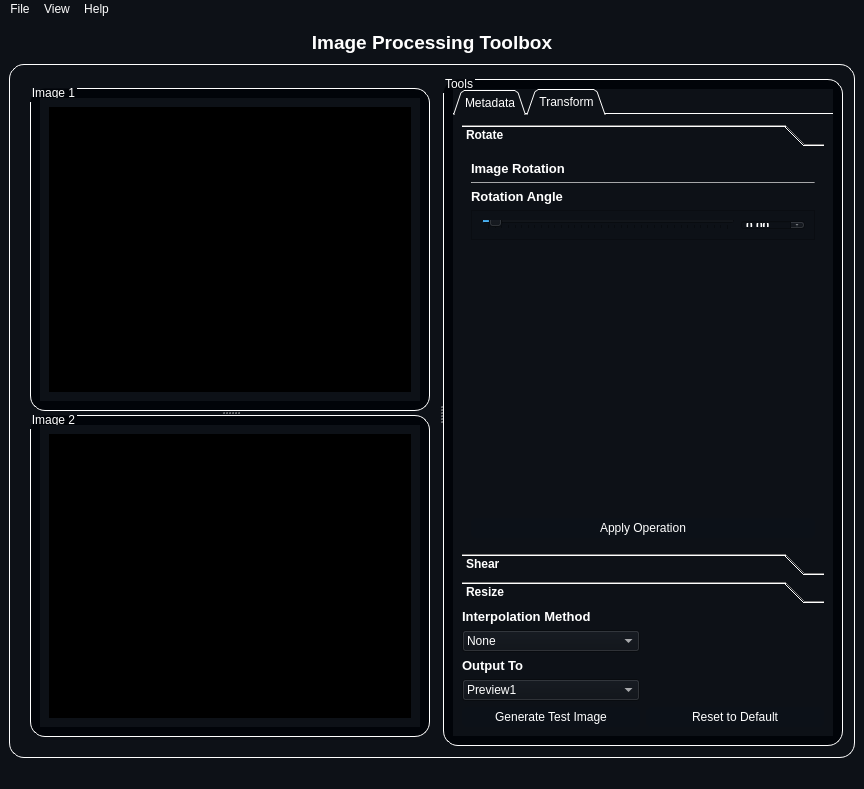
<?xml version="1.0" encoding="UTF-8"?>
<ui version="4.0">
 <class>MainWindow</class>
 <widget class="QMainWindow" name="MainWindow">
  <property name="geometry">
   <rect>
    <x>0</x>
    <y>0</y>
    <width>863</width>
    <height>789</height>
   </rect>
  </property>
  <property name="windowTitle">
   <string>MainWindow</string>
  </property>
  <property name="styleSheet">
   <string notr="true">color: rgb(255, 255, 255);
background-color: rgb(13, 17, 23);</string>
  </property>
  <widget class="QWidget" name="centralwidget">
   <layout class="QGridLayout" name="gridLayout">
    <item row="0" column="0">
     <widget class="QLabel" name="label">
      <property name="maximumSize">
       <size>
        <width>16777215</width>
        <height>30</height>
       </size>
      </property>
      <property name="text">
       <string>&lt;html&gt;&lt;head/&gt;&lt;body&gt;&lt;p align=&quot;center&quot;&gt;&lt;span style=&quot; font-size:14pt; font-weight:600;&quot;&gt;Image Processing Toolbox&lt;/span&gt;&lt;/p&gt;&lt;/body&gt;&lt;/html&gt;</string>
      </property>
     </widget>
    </item>
    <item row="1" column="0">
     <widget class="QGroupBox" name="groupBox">
      <property name="styleSheet">
       <string notr="true">QGroupBox {
background-color: rgb(13, 17, 23);
border: 1.2px solid #ffffff;
border-style: outset;
border-radius: 15px;
}
QGroupBox::title  {
    subcontrol-origin: margin;
    subcontrol-position: top left;
    padding: -5px 0px 0px 0px;
    color: rgb(255, 255, 255);
}</string>
      </property>
      <property name="title">
       <string/>
      </property>
      <layout class="QGridLayout" name="gridLayout_8">
       <item row="0" column="0">
        <widget class="QSplitter" name="splitter">
         <property name="orientation">
          <enum>Qt::Horizontal</enum>
         </property>
         <widget class="QFrame" name="frame_4">
          <property name="styleSheet">
           <string notr="true">QGroupBox {
background-color: rgb(13, 17, 23);
border: 1.2px solid #ffffff;
border-style: outset;
border-radius: 15px;
}
QGroupBox::title  {
    subcontrol-origin: margin;
    subcontrol-position: top left;
    padding: -5px 0px 0px 0px;
    color: rgb(255, 255, 255);
}</string>
          </property>
          <layout class="QGridLayout" name="gridLayout_9">
           <item row="0" column="0">
            <widget class="QSplitter" name="splitter_2">
             <property name="orientation">
              <enum>Qt::Vertical</enum>
             </property>
             <widget class="QGroupBox" name="image1_groupbox">
              <property name="minimumSize">
               <size>
                <width>400</width>
                <height>0</height>
               </size>
              </property>
              <property name="styleSheet">
               <string notr="true">QGroupBox {
background-color: rgb(1, 4, 9);
border: 1.2px solid #ffffff;
border-style: outset;
border-radius: 15px;
}
QGroupBox::title  {
    subcontrol-origin: margin;
    subcontrol-position: top left;
    padding: -5px 0px 0px 0px;
    color: rgb(255, 255, 255);
}</string>
              </property>
              <property name="title">
               <string>Image 1</string>
              </property>
              <property name="flat">
               <bool>false</bool>
              </property>
              <layout class="QGridLayout" name="gridLayout_4">
               <item row="0" column="0">
                <widget class="QScrollArea" name="scrollArea">
                 <property name="frameShape">
                  <enum>QFrame::NoFrame</enum>
                 </property>
                 <property name="sizeAdjustPolicy">
                  <enum>QAbstractScrollArea::AdjustToContents</enum>
                 </property>
                 <property name="widgetResizable">
                  <bool>true</bool>
                 </property>
                 <widget class="QWidget" name="scrollAreaWidgetContents_3">
                  <property name="geometry">
                   <rect>
                    <x>0</x>
                    <y>0</y>
                    <width>382</width>
                    <height>306</height>
                   </rect>
                  </property>
                  <layout class="QVBoxLayout" name="verticalLayout_2">
                   <item>
                    <widget class="QLabel" name="image1_widget">
                     <property name="sizePolicy">
                      <sizepolicy hsizetype="Expanding" vsizetype="Expanding">
                       <horstretch>0</horstretch>
                       <verstretch>0</verstretch>
                      </sizepolicy>
                     </property>
                     <property name="minimumSize">
                      <size>
                       <width>100</width>
                       <height>100</height>
                      </size>
                     </property>
                     <property name="layoutDirection">
                      <enum>Qt::LeftToRight</enum>
                     </property>
                     <property name="autoFillBackground">
                      <bool>false</bool>
                     </property>
                     <property name="styleSheet">
                      <string notr="true">background-color: rgb(0, 0, 0);</string>
                     </property>
                     <property name="frameShadow">
                      <enum>QFrame::Sunken</enum>
                     </property>
                     <property name="pixmap">
                      <pixmap>../../../../../moham/.designer/backup/placeholder.png</pixmap>
                     </property>
                     <property name="scaledContents">
                      <bool>false</bool>
                     </property>
                     <property name="alignment">
                      <set>Qt::AlignCenter</set>
                     </property>
                    </widget>
                   </item>
                  </layout>
                 </widget>
                </widget>
               </item>
              </layout>
             </widget>
             <widget class="QGroupBox" name="image2_groupbox">
              <property name="enabled">
               <bool>true</bool>
              </property>
              <property name="minimumSize">
               <size>
                <width>400</width>
                <height>0</height>
               </size>
              </property>
              <property name="styleSheet">
               <string notr="true">QGroupBox {
background-color: rgb(1, 4, 9);
border: 1.2px solid #ffffff;
border-style: outset;
border-radius: 15px;
}
QGroupBox::title  {
    subcontrol-origin: margin;
    subcontrol-position: top left;
    padding: -5px 0px 0px 0px;
    color: rgb(255, 255, 255);
}</string>
              </property>
              <property name="title">
               <string>Image 2</string>
              </property>
              <layout class="QGridLayout" name="gridLayout_2">
               <item row="0" column="0">
                <widget class="QScrollArea" name="scrollArea_2">
                 <property name="frameShape">
                  <enum>QFrame::NoFrame</enum>
                 </property>
                 <property name="sizeAdjustPolicy">
                  <enum>QAbstractScrollArea::AdjustToContents</enum>
                 </property>
                 <property name="widgetResizable">
                  <bool>true</bool>
                 </property>
                 <widget class="QWidget" name="scrollAreaWidgetContents_4">
                  <property name="geometry">
                   <rect>
                    <x>0</x>
                    <y>0</y>
                    <width>382</width>
                    <height>305</height>
                   </rect>
                  </property>
                  <layout class="QVBoxLayout" name="verticalLayout_5">
                   <item>
                    <widget class="QLabel" name="image2_widget">
                     <property name="sizePolicy">
                      <sizepolicy hsizetype="Expanding" vsizetype="Expanding">
                       <horstretch>0</horstretch>
                       <verstretch>0</verstretch>
                      </sizepolicy>
                     </property>
                     <property name="minimumSize">
                      <size>
                       <width>100</width>
                       <height>100</height>
                      </size>
                     </property>
                     <property name="styleSheet">
                      <string notr="true">background-color: rgb(0, 0, 0);</string>
                     </property>
                     <property name="pixmap">
                      <pixmap>../../../../../moham/.designer/backup/placeholder.png</pixmap>
                     </property>
                     <property name="scaledContents">
                      <bool>false</bool>
                     </property>
                     <property name="alignment">
                      <set>Qt::AlignCenter</set>
                     </property>
                    </widget>
                   </item>
                  </layout>
                 </widget>
                </widget>
               </item>
              </layout>
             </widget>
            </widget>
           </item>
          </layout>
         </widget>
         <widget class="QGroupBox" name="groupBox_5">
          <property name="minimumSize">
           <size>
            <width>400</width>
            <height>0</height>
           </size>
          </property>
          <property name="styleSheet">
           <string notr="true">QGroupBox {
background-color: rgb(1, 4, 9);
border: 1.2px solid #ffffff;
border-style: outset;
border-radius: 15px;
}
QGroupBox::title  {
    subcontrol-origin: margin;
    subcontrol-position: top left;
    padding: -5px 0px 0px 0px;
    color: rgb(255, 255, 255);
}</string>
          </property>
          <property name="title">
           <string>Tools</string>
          </property>
          <layout class="QGridLayout" name="gridLayout_3">
           <item row="0" column="1">
            <widget class="QTabWidget" name="tabWidget">
             <property name="enabled">
              <bool>true</bool>
             </property>
             <property name="autoFillBackground">
              <bool>false</bool>
             </property>
             <property name="styleSheet">
              <string notr="true"/>
             </property>
             <property name="tabShape">
              <enum>QTabWidget::Triangular</enum>
             </property>
             <property name="currentIndex">
              <number>1</number>
             </property>
             <property name="elideMode">
              <enum>Qt::ElideNone</enum>
             </property>
             <property name="usesScrollButtons">
              <bool>true</bool>
             </property>
             <property name="documentMode">
              <bool>true</bool>
             </property>
             <property name="tabsClosable">
              <bool>false</bool>
             </property>
             <property name="movable">
              <bool>true</bool>
             </property>
             <property name="tabBarAutoHide">
              <bool>false</bool>
             </property>
             <widget class="QWidget" name="tab_meta">
              <attribute name="title">
               <string>Metadata</string>
              </attribute>
              <layout class="QVBoxLayout" name="verticalLayout">
               <item>
                <widget class="Line" name="line_4">
                 <property name="maximumSize">
                  <size>
                   <width>16777215</width>
                   <height>1</height>
                  </size>
                 </property>
                 <property name="styleSheet">
                  <string notr="true">background-color: rgba(255, 255, 255,100);</string>
                 </property>
                 <property name="orientation">
                  <enum>Qt::Horizontal</enum>
                 </property>
                </widget>
               </item>
               <item>
                <widget class="QLabel" name="label_2">
                 <property name="text">
                  <string>&lt;html&gt;&lt;head/&gt;&lt;body&gt;&lt;p&gt;&lt;span style=&quot; font-size:10pt; font-weight:600;&quot;&gt;Image Information&lt;/span&gt;&lt;/p&gt;&lt;/body&gt;&lt;/html&gt;</string>
                 </property>
                </widget>
               </item>
               <item>
                <widget class="Line" name="line_3">
                 <property name="maximumSize">
                  <size>
                   <width>16777215</width>
                   <height>1</height>
                  </size>
                 </property>
                 <property name="styleSheet">
                  <string notr="true">background-color: rgba(255, 255, 255,100);</string>
                 </property>
                 <property name="orientation">
                  <enum>Qt::Horizontal</enum>
                 </property>
                </widget>
               </item>
               <item>
                <widget class="QTableWidget" name="metadata_tablewidget">
                 <property name="sizePolicy">
                  <sizepolicy hsizetype="Expanding" vsizetype="Expanding">
                   <horstretch>0</horstretch>
                   <verstretch>0</verstretch>
                  </sizepolicy>
                 </property>
                 <property name="autoFillBackground">
                  <bool>true</bool>
                 </property>
                 <property name="styleSheet">
                  <string notr="true">QTableView {
	color: rgb(163, 162, 165);
	background-color: rgb(34, 34, 34);
	alternate-background-color: rgb(56, 56, 56);
}
QHeaderView{
	color: rgb(57, 57, 57);
	font: 87 8pt &quot;Arial Black&quot;;
	background-color: rgb(194, 194, 194);

}
QHeaderView::horizontalHeader{
rgb(163, 162, 165);
}
</string>
                 </property>
                 <property name="frameShadow">
                  <enum>QFrame::Sunken</enum>
                 </property>
                 <property name="sizeAdjustPolicy">
                  <enum>QAbstractScrollArea::AdjustToContents</enum>
                 </property>
                 <property name="alternatingRowColors">
                  <bool>true</bool>
                 </property>
                 <property name="gridStyle">
                  <enum>Qt::SolidLine</enum>
                 </property>
                 <property name="sortingEnabled">
                  <bool>true</bool>
                 </property>
                 <attribute name="horizontalHeaderVisible">
                  <bool>false</bool>
                 </attribute>
                 <attribute name="horizontalHeaderCascadingSectionResizes">
                  <bool>true</bool>
                 </attribute>
                 <attribute name="horizontalHeaderDefaultSectionSize">
                  <number>100</number>
                 </attribute>
                 <attribute name="horizontalHeaderHighlightSections">
                  <bool>true</bool>
                 </attribute>
                 <attribute name="horizontalHeaderMinimumSectionSize">
                  <number>39</number>
                 </attribute>
                 <attribute name="horizontalHeaderShowSortIndicator" stdset="0">
                  <bool>true</bool>
                 </attribute>
                 <attribute name="horizontalHeaderStretchLastSection">
                  <bool>true</bool>
                 </attribute>
                 <attribute name="verticalHeaderVisible">
                  <bool>false</bool>
                 </attribute>
                 <attribute name="verticalHeaderCascadingSectionResizes">
                  <bool>false</bool>
                 </attribute>
                 <attribute name="verticalHeaderShowSortIndicator" stdset="0">
                  <bool>false</bool>
                 </attribute>
                 <attribute name="verticalHeaderStretchLastSection">
                  <bool>false</bool>
                 </attribute>
                 <column>
                  <property name="text">
                   <string>Name</string>
                  </property>
                 </column>
                 <column>
                  <property name="text">
                   <string>Value</string>
                  </property>
                 </column>
                </widget>
               </item>
              </layout>
             </widget>
             <widget class="QWidget" name="tab_transform">
              <attribute name="title">
               <string>Transform</string>
              </attribute>
              <layout class="QGridLayout" name="gridLayout_5">
               <item row="4" column="0">
                <widget class="QComboBox" name="output_window_combobox">
                 <item>
                  <property name="text">
                   <string>Preview1</string>
                  </property>
                 </item>
                 <item>
                  <property name="text">
                   <string>Preview2</string>
                  </property>
                 </item>
                </widget>
               </item>
               <item row="6" column="1">
                <widget class="QPushButton" name="reset_operations">
                 <property name="minimumSize">
                  <size>
                   <width>0</width>
                   <height>20</height>
                  </size>
                 </property>
                 <property name="styleSheet">
                  <string notr="true">QPushButton {
    border-radius: 5px;
    border-style: outset;
    background: rgb(12, 17, 24);
	padding: 3;
    }

QPushButton:hover {
    background: rgb(63, 95, 127)
    }

QPushButton:pressed {
    border-style: inset;
    background:rgb(20, 20, 20)
    }</string>
                 </property>
                 <property name="text">
                  <string>Reset to Default</string>
                 </property>
                </widget>
               </item>
               <item row="6" column="0">
                <widget class="QPushButton" name="gen_test_image">
                 <property name="minimumSize">
                  <size>
                   <width>100</width>
                   <height>20</height>
                  </size>
                 </property>
                 <property name="styleSheet">
                  <string notr="true">QPushButton {
    border-radius: 5px;
    border-style: outset;
    background: rgb(12, 17, 24);
	padding: 3;
    }

QPushButton:hover {
    background: rgb(63, 95, 127)
    }

QPushButton:pressed {
    border-style: inset;
    background:rgb(20, 20, 20)
    }</string>
                 </property>
                 <property name="text">
                  <string>Generate Test Image</string>
                 </property>
                </widget>
               </item>
               <item row="3" column="0">
                <widget class="QLabel" name="label_11">
                 <property name="text">
                  <string>&lt;html&gt;&lt;head/&gt;&lt;body&gt;&lt;p&gt;&lt;span style=&quot; font-size:10pt; font-weight:600;&quot;&gt;Output To&lt;/span&gt;&lt;/p&gt;&lt;/body&gt;&lt;/html&gt;</string>
                 </property>
                </widget>
               </item>
               <item row="2" column="0">
                <widget class="QComboBox" name="interpolate_combobox">
                 <item>
                  <property name="text">
                   <string>None</string>
                  </property>
                 </item>
                 <item>
                  <property name="text">
                   <string>Nearest-Neighbor</string>
                  </property>
                 </item>
                 <item>
                  <property name="text">
                   <string>Bilinear</string>
                  </property>
                 </item>
                </widget>
               </item>
               <item row="1" column="0">
                <widget class="QLabel" name="label_13">
                 <property name="text">
                  <string>&lt;html&gt;&lt;head/&gt;&lt;body&gt;&lt;p&gt;&lt;span style=&quot; font-size:10pt; font-weight:600;&quot;&gt;Interpolation Method&lt;/span&gt;&lt;/p&gt;&lt;/body&gt;&lt;/html&gt;</string>
                 </property>
                </widget>
               </item>
               <item row="0" column="0" colspan="2">
                <widget class="QToolBox" name="toolbox_transform">
                 <property name="font">
                  <font>
                   <weight>75</weight>
                   <italic>false</italic>
                   <bold>true</bold>
                  </font>
                 </property>
                 <property name="currentIndex">
                  <number>0</number>
                 </property>
                 <widget class="QWidget" name="page">
                  <property name="geometry">
                   <rect>
                    <x>0</x>
                    <y>0</y>
                    <width>362</width>
                    <height>422</height>
                   </rect>
                  </property>
                  <attribute name="label">
                   <string>Rotate</string>
                  </attribute>
                  <layout class="QGridLayout" name="gridLayout_6">
                   <item row="0" column="0">
                    <widget class="QLabel" name="label_12">
                     <property name="text">
                      <string>&lt;html&gt;&lt;head/&gt;&lt;body&gt;&lt;p&gt;&lt;span style=&quot; font-size:10pt; font-weight:600;&quot;&gt;Image Rotation&lt;/span&gt;&lt;/p&gt;&lt;/body&gt;&lt;/html&gt;</string>
                     </property>
                    </widget>
                   </item>
                   <item row="1" column="0">
                    <widget class="Line" name="line_7">
                     <property name="maximumSize">
                      <size>
                       <width>16777215</width>
                       <height>1</height>
                      </size>
                     </property>
                     <property name="styleSheet">
                      <string notr="true">background-color: rgba(255, 255, 255,100);</string>
                     </property>
                     <property name="orientation">
                      <enum>Qt::Horizontal</enum>
                     </property>
                    </widget>
                   </item>
                   <item row="2" column="0">
                    <widget class="QLabel" name="label_14">
                     <property name="text">
                      <string>&lt;html&gt;&lt;head/&gt;&lt;body&gt;&lt;p&gt;&lt;span style=&quot; font-size:10pt; font-weight:600;&quot;&gt;Rotation Angle&lt;/span&gt;&lt;/p&gt;&lt;/body&gt;&lt;/html&gt;</string>
                     </property>
                    </widget>
                   </item>
                   <item row="3" column="0">
                    <widget class="QFrame" name="frame_3">
                     <property name="minimumSize">
                      <size>
                       <width>0</width>
                       <height>30</height>
                      </size>
                     </property>
                     <property name="frameShape">
                      <enum>QFrame::StyledPanel</enum>
                     </property>
                     <property name="frameShadow">
                      <enum>QFrame::Raised</enum>
                     </property>
                     <layout class="QHBoxLayout" name="horizontalLayout_3">
                      <item>
                       <widget class="QSlider" name="rotation_slider">
                        <property name="minimumSize">
                         <size>
                          <width>0</width>
                          <height>0</height>
                         </size>
                        </property>
                        <property name="minimum">
                         <number>0</number>
                        </property>
                        <property name="maximum">
                         <number>360</number>
                        </property>
                        <property name="singleStep">
                         <number>1</number>
                        </property>
                        <property name="sliderPosition">
                         <number>10</number>
                        </property>
                        <property name="tracking">
                         <bool>true</bool>
                        </property>
                        <property name="orientation">
                         <enum>Qt::Horizontal</enum>
                        </property>
                        <property name="invertedAppearance">
                         <bool>false</bool>
                        </property>
                        <property name="invertedControls">
                         <bool>false</bool>
                        </property>
                        <property name="tickPosition">
                         <enum>QSlider::TicksBelow</enum>
                        </property>
                        <property name="tickInterval">
                         <number>10</number>
                        </property>
                       </widget>
                      </item>
                      <item>
                       <widget class="QDoubleSpinBox" name="rotation_angle_spinbox">
                        <property name="minimum">
                         <double>0.000000000000000</double>
                        </property>
                        <property name="maximum">
                         <double>360.000000000000000</double>
                        </property>
                        <property name="singleStep">
                         <double>0.100000000000000</double>
                        </property>
                        <property name="value">
                         <double>0.000000000000000</double>
                        </property>
                       </widget>
                      </item>
                     </layout>
                    </widget>
                   </item>
                   <item row="4" column="0">
                    <spacer name="verticalSpacer_5">
                     <property name="orientation">
                      <enum>Qt::Vertical</enum>
                     </property>
                     <property name="sizeType">
                      <enum>QSizePolicy::MinimumExpanding</enum>
                     </property>
                     <property name="sizeHint" stdset="0">
                      <size>
                       <width>20</width>
                       <height>272</height>
                      </size>
                     </property>
                    </spacer>
                   </item>
                   <item row="5" column="0">
                    <widget class="QPushButton" name="rotate_apply">
                     <property name="minimumSize">
                      <size>
                       <width>100</width>
                       <height>0</height>
                      </size>
                     </property>
                     <property name="styleSheet">
                      <string notr="true">QPushButton {
    border-radius: 5px;
    border-style: outset;
    background: rgb(12, 17, 24);
	padding: 3;
    }

QPushButton:hover {
    background: rgb(63, 95, 127)
    }

QPushButton:pressed {
    border-style: inset;
    background:rgb(20, 20, 20)
    }</string>
                     </property>
                     <property name="text">
                      <string>Apply Operation</string>
                     </property>
                    </widget>
                   </item>
                  </layout>
                 </widget>
                 <widget class="QWidget" name="page_2">
                  <property name="geometry">
                   <rect>
                    <x>0</x>
                    <y>0</y>
                    <width>203</width>
                    <height>419</height>
                   </rect>
                  </property>
                  <attribute name="label">
                   <string>Shear</string>
                  </attribute>
                  <layout class="QGridLayout" name="gridLayout_10">
                   <item row="0" column="0">
                    <widget class="QLabel" name="label_15">
                     <property name="text">
                      <string>&lt;html&gt;&lt;head/&gt;&lt;body&gt;&lt;p&gt;&lt;span style=&quot; font-size:10pt; font-weight:600;&quot;&gt;Image Shearing&lt;/span&gt;&lt;/p&gt;&lt;/body&gt;&lt;/html&gt;</string>
                     </property>
                    </widget>
                   </item>
                   <item row="1" column="0" colspan="3">
                    <widget class="Line" name="line_8">
                     <property name="maximumSize">
                      <size>
                       <width>16777215</width>
                       <height>1</height>
                      </size>
                     </property>
                     <property name="styleSheet">
                      <string notr="true">background-color: rgba(255, 255, 255,100);</string>
                     </property>
                     <property name="orientation">
                      <enum>Qt::Horizontal</enum>
                     </property>
                    </widget>
                   </item>
                   <item row="2" column="0">
                    <widget class="QLabel" name="label_16">
                     <property name="text">
                      <string>&lt;html&gt;&lt;head/&gt;&lt;body&gt;&lt;p&gt;&lt;span style=&quot; font-size:10pt; font-weight:600;&quot;&gt;Shearing Factor&lt;/span&gt;&lt;/p&gt;&lt;/body&gt;&lt;/html&gt;</string>
                     </property>
                    </widget>
                   </item>
                   <item row="2" column="2">
                    <widget class="QDoubleSpinBox" name="shearing_factor_spinbox">
                     <property name="minimum">
                      <double>0.010000000000000</double>
                     </property>
                     <property name="maximum">
                      <double>16.000000000000000</double>
                     </property>
                     <property name="singleStep">
                      <double>0.100000000000000</double>
                     </property>
                     <property name="value">
                      <double>1.000000000000000</double>
                     </property>
                    </widget>
                   </item>
                   <item row="3" column="1">
                    <spacer name="verticalSpacer_4">
                     <property name="orientation">
                      <enum>Qt::Vertical</enum>
                     </property>
                     <property name="sizeType">
                      <enum>QSizePolicy::MinimumExpanding</enum>
                     </property>
                     <property name="sizeHint" stdset="0">
                      <size>
                       <width>20</width>
                       <height>323</height>
                      </size>
                     </property>
                    </spacer>
                   </item>
                   <item row="4" column="0" colspan="3">
                    <widget class="QPushButton" name="shear_apply">
                     <property name="minimumSize">
                      <size>
                       <width>100</width>
                       <height>0</height>
                      </size>
                     </property>
                     <property name="styleSheet">
                      <string notr="true">QPushButton {
    border-radius: 5px;
    border-style: outset;
    background: rgb(12, 17, 24);
	padding: 3;
    }

QPushButton:hover {
    background: rgb(63, 95, 127)
    }

QPushButton:pressed {
    border-style: inset;
    background:rgb(20, 20, 20)
    }</string>
                     </property>
                     <property name="text">
                      <string>Apply Operation</string>
                     </property>
                    </widget>
                   </item>
                  </layout>
                 </widget>
                 <widget class="QWidget" name="page_3">
                  <property name="geometry">
                   <rect>
                    <x>0</x>
                    <y>0</y>
                    <width>199</width>
                    <height>229</height>
                   </rect>
                  </property>
                  <attribute name="label">
                   <string>Resize</string>
                  </attribute>
                  <layout class="QGridLayout" name="gridLayout_7">
                   <item row="4" column="0">
                    <widget class="QLabel" name="label_6">
                     <property name="text">
                      <string>&lt;html&gt;&lt;head/&gt;&lt;body&gt;&lt;p&gt;&lt;span style=&quot; font-size:10pt; font-weight:600;&quot;&gt;Original Dimensions&lt;/span&gt;&lt;/p&gt;&lt;/body&gt;&lt;/html&gt;</string>
                     </property>
                    </widget>
                   </item>
                   <item row="1" column="0" colspan="2">
                    <widget class="Line" name="line_5">
                     <property name="maximumSize">
                      <size>
                       <width>16777215</width>
                       <height>1</height>
                      </size>
                     </property>
                     <property name="styleSheet">
                      <string notr="true">background-color: rgba(255, 255, 255,100);</string>
                     </property>
                     <property name="orientation">
                      <enum>Qt::Horizontal</enum>
                     </property>
                    </widget>
                   </item>
                   <item row="2" column="0" colspan="2">
                    <widget class="QLabel" name="label_5">
                     <property name="text">
                      <string>&lt;html&gt;&lt;head/&gt;&lt;body&gt;&lt;p&gt;&lt;span style=&quot; font-size:10pt; font-weight:600;&quot;&gt;Resizing Factor (times)&lt;/span&gt;&lt;/p&gt;&lt;/body&gt;&lt;/html&gt;</string>
                     </property>
                    </widget>
                   </item>
                   <item row="6" column="0">
                    <widget class="QLabel" name="label_7">
                     <property name="text">
                      <string>&lt;html&gt;&lt;head/&gt;&lt;body&gt;&lt;p&gt;&lt;span style=&quot; font-size:10pt; font-weight:600;&quot;&gt;After Resizing&lt;/span&gt;&lt;/p&gt;&lt;/body&gt;&lt;/html&gt;</string>
                     </property>
                    </widget>
                   </item>
                   <item row="9" column="0" colspan="2">
                    <widget class="QPushButton" name="resize_apply">
                     <property name="minimumSize">
                      <size>
                       <width>100</width>
                       <height>0</height>
                      </size>
                     </property>
                     <property name="styleSheet">
                      <string notr="true">QPushButton {
    border-radius: 5px;
    border-style: outset;
    background: rgb(12, 17, 24);
	padding: 3;
    }

QPushButton:hover {
    background: rgb(63, 95, 127)
    }

QPushButton:pressed {
    border-style: inset;
    background:rgb(20, 20, 20)
    }</string>
                     </property>
                     <property name="text">
                      <string>Apply Operation</string>
                     </property>
                    </widget>
                   </item>
                   <item row="3" column="1">
                    <widget class="QDoubleSpinBox" name="resize_spinbox">
                     <property name="minimum">
                      <double>0.010000000000000</double>
                     </property>
                     <property name="maximum">
                      <double>16.000000000000000</double>
                     </property>
                     <property name="singleStep">
                      <double>0.100000000000000</double>
                     </property>
                     <property name="value">
                      <double>1.000000000000000</double>
                     </property>
                    </widget>
                   </item>
                   <item row="5" column="0">
                    <widget class="QLabel" name="resize_original_dim_textbox">
                     <property name="text">
                      <string>&lt;html&gt;&lt;head/&gt;&lt;body&gt;&lt;p&gt;.... x .... px&lt;/p&gt;&lt;/body&gt;&lt;/html&gt;</string>
                     </property>
                    </widget>
                   </item>
                   <item row="3" column="0">
                    <widget class="QSlider" name="resize_slider">
                     <property name="minimum">
                      <number>1</number>
                     </property>
                     <property name="maximum">
                      <number>20</number>
                     </property>
                     <property name="sliderPosition">
                      <number>10</number>
                     </property>
                     <property name="tracking">
                      <bool>true</bool>
                     </property>
                     <property name="orientation">
                      <enum>Qt::Horizontal</enum>
                     </property>
                     <property name="tickPosition">
                      <enum>QSlider::TicksBelow</enum>
                     </property>
                     <property name="tickInterval">
                      <number>1</number>
                     </property>
                    </widget>
                   </item>
                   <item row="0" column="0">
                    <widget class="QLabel" name="label_3">
                     <property name="text">
                      <string>&lt;html&gt;&lt;head/&gt;&lt;body&gt;&lt;p&gt;&lt;span style=&quot; font-size:10pt; font-weight:600;&quot;&gt;Image Scaling&lt;/span&gt;&lt;/p&gt;&lt;/body&gt;&lt;/html&gt;</string>
                     </property>
                    </widget>
                   </item>
                   <item row="8" column="0" colspan="2">
                    <spacer name="verticalSpacer_3">
                     <property name="orientation">
                      <enum>Qt::Vertical</enum>
                     </property>
                     <property name="sizeType">
                      <enum>QSizePolicy::MinimumExpanding</enum>
                     </property>
                     <property name="sizeHint" stdset="0">
                      <size>
                       <width>20</width>
                       <height>20</height>
                      </size>
                     </property>
                    </spacer>
                   </item>
                   <item row="7" column="0">
                    <widget class="QLabel" name="resize_modified_dim_textbox">
                     <property name="text">
                      <string>&lt;html&gt;&lt;head/&gt;&lt;body&gt;&lt;p&gt;.... x .... px&lt;/p&gt;&lt;/body&gt;&lt;/html&gt;</string>
                     </property>
                    </widget>
                   </item>
                  </layout>
                 </widget>
                </widget>
               </item>
              </layout>
             </widget>
            </widget>
           </item>
          </layout>
         </widget>
        </widget>
       </item>
      </layout>
     </widget>
    </item>
   </layout>
  </widget>
  <widget class="QMenuBar" name="menubar">
   <property name="geometry">
    <rect>
     <x>0</x>
     <y>0</y>
     <width>863</width>
     <height>21</height>
    </rect>
   </property>
   <widget class="QMenu" name="menuFile">
    <property name="title">
     <string>File</string>
    </property>
    <addaction name="actionOpen"/>
    <addaction name="actionSave_As"/>
    <addaction name="actionSave"/>
   </widget>
   <widget class="QMenu" name="menuView">
    <property name="title">
     <string>View</string>
    </property>
    <widget class="QMenu" name="menuTools">
     <property name="title">
      <string>Tools</string>
     </property>
     <addaction name="actionMetadata"/>
     <addaction name="actionResizer"/>
    </widget>
    <addaction name="actionImage1"/>
    <addaction name="actionImage2"/>
    <addaction name="menuTools"/>
    <addaction name="actionImage_Axes"/>
   </widget>
   <widget class="QMenu" name="menuHelp">
    <property name="title">
     <string>Help</string>
    </property>
    <addaction name="actionAbout"/>
   </widget>
   <addaction name="menuFile"/>
   <addaction name="menuView"/>
   <addaction name="menuHelp"/>
  </widget>
  <widget class="QStatusBar" name="statusbar"/>
  <action name="actionOpen">
   <property name="enabled">
    <bool>true</bool>
   </property>
   <property name="text">
    <string>Open..</string>
   </property>
  </action>
  <action name="actionMetadata">
   <property name="checkable">
    <bool>true</bool>
   </property>
   <property name="checked">
    <bool>true</bool>
   </property>
   <property name="enabled">
    <bool>false</bool>
   </property>
   <property name="text">
    <string>Metadata</string>
   </property>
  </action>
  <action name="actionResizer">
   <property name="checkable">
    <bool>true</bool>
   </property>
   <property name="checked">
    <bool>true</bool>
   </property>
   <property name="enabled">
    <bool>false</bool>
   </property>
   <property name="text">
    <string>Resizer</string>
   </property>
  </action>
  <action name="actionAbout">
   <property name="enabled">
    <bool>false</bool>
   </property>
   <property name="text">
    <string>About Us</string>
   </property>
  </action>
  <action name="actionSave">
   <property name="enabled">
    <bool>false</bool>
   </property>
   <property name="text">
    <string>Save</string>
   </property>
  </action>
  <action name="actionSave_As">
   <property name="enabled">
    <bool>false</bool>
   </property>
   <property name="text">
    <string>Save As..</string>
   </property>
  </action>
  <action name="actionImage1">
   <property name="checkable">
    <bool>true</bool>
   </property>
   <property name="checked">
    <bool>true</bool>
   </property>
   <property name="text">
    <string>Image1</string>
   </property>
  </action>
  <action name="actionImage2">
   <property name="checkable">
    <bool>true</bool>
   </property>
   <property name="checked">
    <bool>true</bool>
   </property>
   <property name="enabled">
    <bool>true</bool>
   </property>
   <property name="text">
    <string>Image2</string>
   </property>
  </action>
  <action name="actionImage_Axes">
   <property name="checkable">
    <bool>true</bool>
   </property>
   <property name="text">
    <string>Image Axes</string>
   </property>
  </action>
 </widget>
 <resources>
  <include location="icons/resources.qrc"/>
 </resources>
 <connections/>
</ui>
